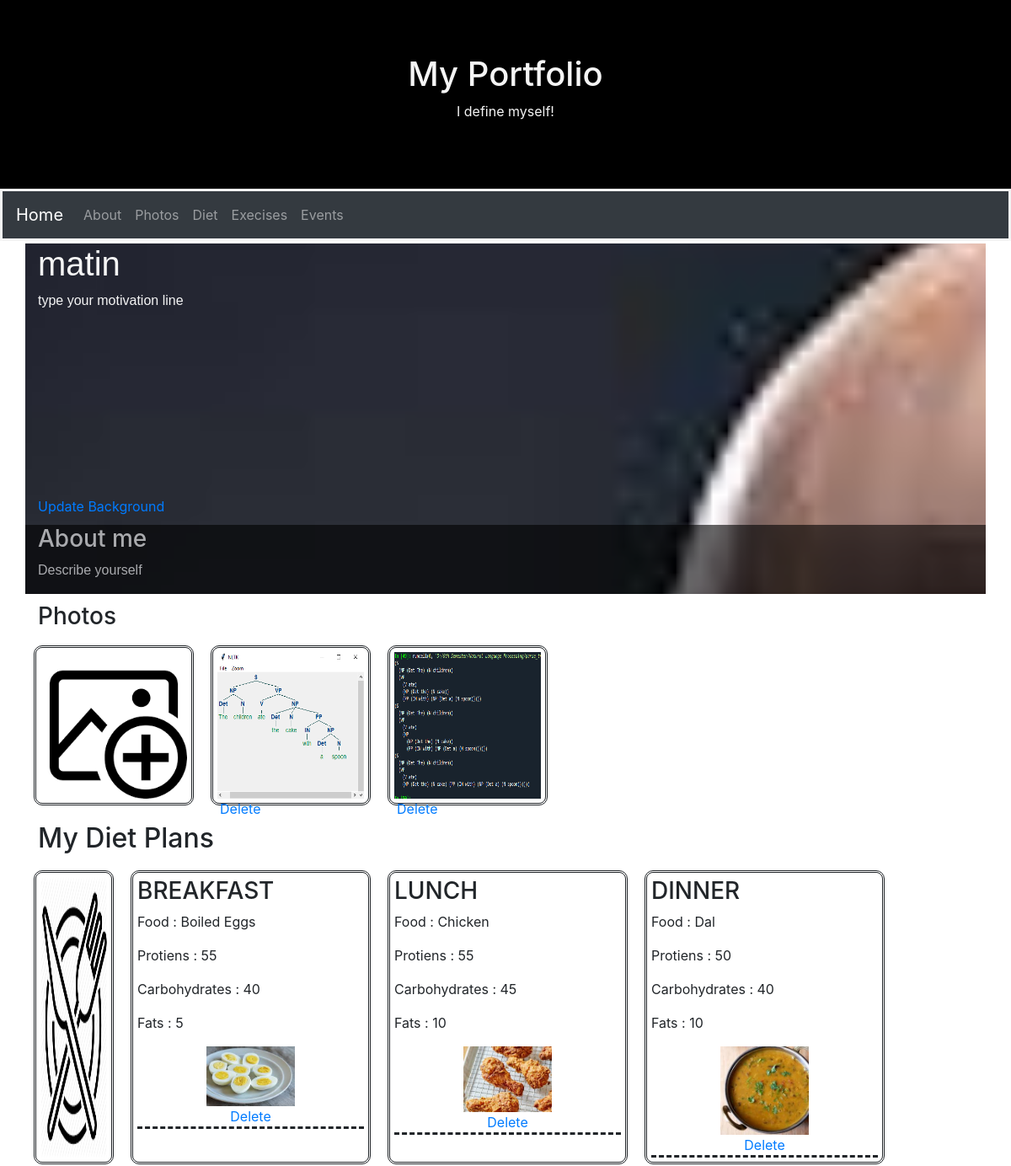
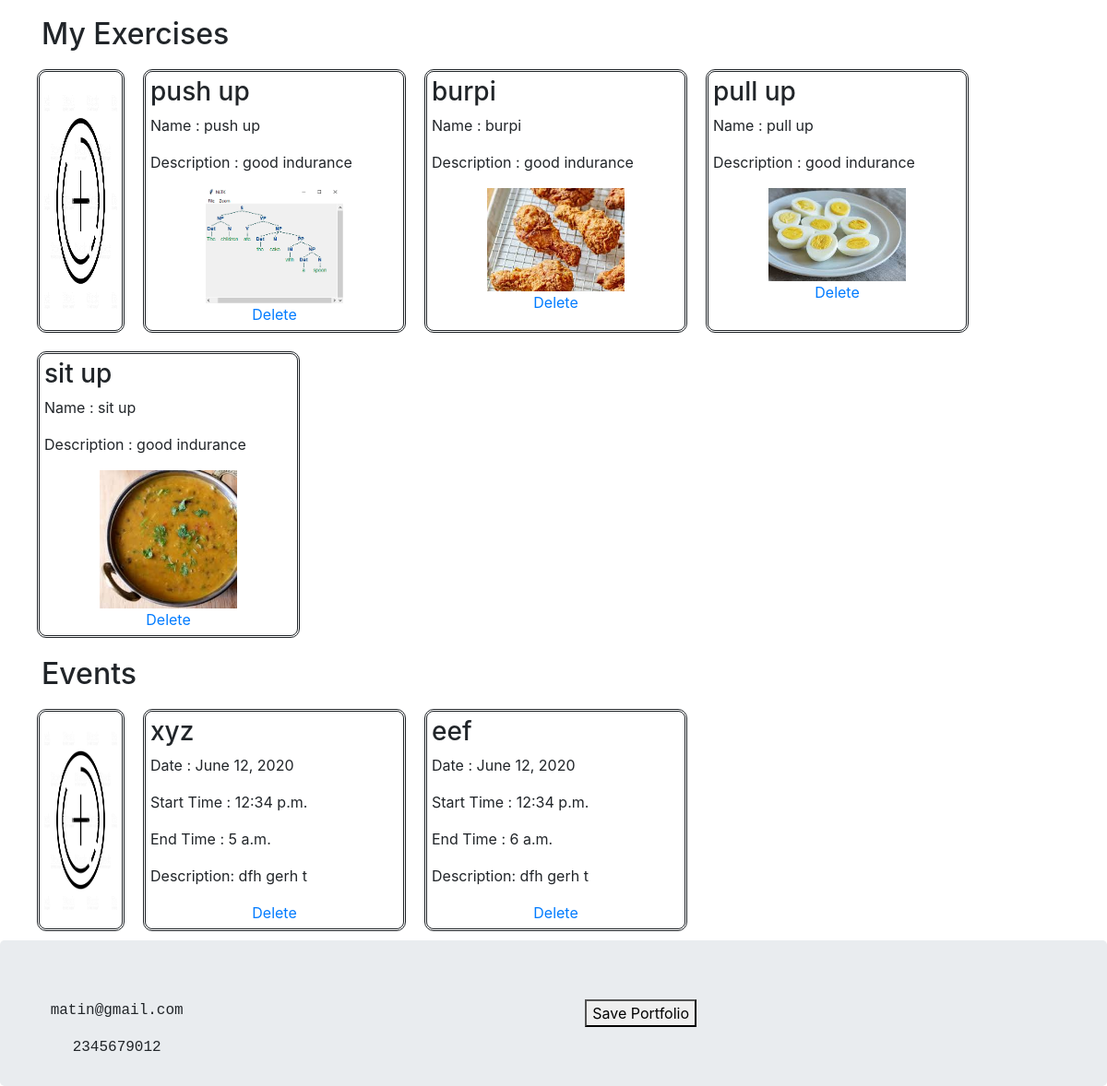
Page /Create_Portfolio/mypage1 on the committed database (2 pictures, top to bottom).
### Home/models.py (models this page shows)
class About_User(models.Model):
    USER_PROFILE_NUMBER = models.IntegerField(primary_key = True)
    USER_NAME= models.CharField(max_length = 20)
    USER_PHONE_NUMBER = models.CharField(max_length= 10)
    USER_EMAIL = models.EmailField()
    USER_DESCRIPTION = models.CharField(max_length = 1000)
    USER_MOTIVATION_LINE = models.CharField(max_length = 150)
    USER_PROFILE_IMAGE = models.ImageField(upload_to = 'USER_UPLOADS')
    USER = models.ForeignKey(User, on_delete=models.CASCADE)

class User_Image(models.Model):
    IMAGE = models.ImageField(upload_to = 'USER_Images')
    CAPTION_IMAGE = models.CharField(max_length = 50, blank=True)
    ABOUT_USER = models.ForeignKey(About_User,on_delete = models.CASCADE)

class Breakfast(models.Model):
    IMAGE = models.ImageField(upload_to = 'Breakfast')
    FOOD = models.CharField(max_length = 20)
    DESCRIPTION = models.CharField(max_length = 100)
    PROTIEN = models.IntegerField()
    CARBOHYDRATE = models.IntegerField()
    FATS = models.IntegerField()
    ABOUT_USER = models.ForeignKey(About_User, on_delete = models.CASCADE)

class Lunch(models.Model):
    IMAGE = models.ImageField(upload_to = 'Lunch')
    FOOD = models.CharField(max_length = 20)
    DESCRIPTION = models.CharField(max_length = 100)
    PROTIEN = models.IntegerField()
    CARBOHYDRATE = models.IntegerField()
    FATS = models.IntegerField()
    ABOUT_USER = models.ForeignKey(About_User, on_delete = models.CASCADE)

class Dinner(models.Model):
    IMAGE = models.ImageField(upload_to = 'Dinner')
    FOOD = models.CharField(max_length = 20)
    DESCRIPTION = models.CharField(max_length = 100)
    PROTIEN = models.IntegerField()
    CARBOHYDRATE = models.IntegerField()
    FATS = models.IntegerField()
    ABOUT_USER = models.ForeignKey(About_User, on_delete = models.CASCADE)

class Exercises(models.Model):
    IMAGE = models.ImageField(upload_to = 'Exercise')
    EXERCISE_NAME = models.CharField(max_length = 20)
    DESCRIPTION = models.CharField(max_length = 50)
    ABOUT_USER = models.ForeignKey(About_User,on_delete = models.CASCADE)

class Event(models.Model):
    EVENT_NAME = models.CharField(max_length = 20)
    EVENT_DATE = models.DateField()
    EVENT_START_TIME = models.TimeField()
    EVENT_END_TIME = models.TimeField()
    EVENT_DESCRIPTION = models.CharField(max_length = 250)
    ABOUT_USER = models.ForeignKey(About_User,on_delete = models.CASCADE)

### Home/views.py (the view)
# urls.py: path('Create_Portfolio/mypage<int:pk>', views.create_portfolio, name= 'mypage'),
def create_portfolio(request,pk):
    DATA = About_User.objects.get(USER_PROFILE_NUMBER = pk)
    Breakfasts = Breakfast.objects.filter(ABOUT_USER = pk)
    Lunches = Lunch.objects.filter(ABOUT_USER = pk)
    Dinners  = Dinner.objects.filter(ABOUT_USER = pk)
    Exercise = Exercises.objects.filter(ABOUT_USER = pk)
    Events = Event.objects.filter(ABOUT_USER = pk)
    User_Images = User_Image.objects.filter(ABOUT_USER = pk)
    return render(request,'mypage.html',{'DATA':DATA,'Breakfasts':Breakfasts,'Lunches':Lunches,'Dinner':Dinners,'Events':Events,'Exercises':Exercise,'User_Images':User_Images})

### templates/mypage.html (shortened to what this page needs)
<!DOCTYPE html>
<html lang="en">
<head>
  <link rel="stylesheet" href="https://maxcdn.bootstrapcdn.com/bootstrap/4.5.0/css/bootstrap.min.css">
</head>
<body>
<div class="jumbotron text-center" style = " border-radius: 0px; margin: 0px; background-color: black; color: whitesmoke;">
  <h1>My Portfolio</h1>
  <p>I define myself!</p>
</div>
<nav class="navbar navbar-expand-sm bg-dark navbar-dark" style="border-color: whitesmoke; border-style: solid;">
  <a class="navbar-brand" href="#">Home</a>
  <div class="collapse navbar-collapse" id="collapsibleNavbar">
    <ul class="navbar-nav">
      <li class="nav-item">
        <a class="nav-link" href="#about">About</a>
      </li>
      <li class="nav-item">
        <a class="nav-link" href="#photos">Photos</a>
      </li>
      <li class="nav-item">
        <a class="nav-link" href="#diet">Diet</a>
      </li>
      <li class="nav-item">
        <a class="nav-link" href="#execises">Execises</a>
      </li>
      <li class="nav-item">
        <a class="nav-link" href="#events">Events</a>
      </li>
    </ul>
  </div>
</nav>
<div class="container" style="margin-top: 3px;">
    <div class="row" style="background-image: url({{DATA.USER_PROFILE_IMAGE.url}}); background-attachment: fixed; background-size: cover;">
    <div class="col-sm-12" style="height:300px;">
        <div class="text" style="color: white;">
        <h1 id ="USER_NAME" contenteditable="True" style="color:whitesmoke; font-family: Arial, Helvetica, sans-serif;">{{DATA.USER_NAME}}</h1>
        <p id = "USER_MOTIVATION_LINE" contenteditable="True" style="color:whitesmoke; font-family: Arial, Helvetica, sans-serif;">{{DATA.USER_MOTIVATION_LINE}}</p>
        </div>
    </div>
    <div class="col-sm-12" style="color: white; ">
        <a href = "{{DATA.USER_PROFILE_NUMBER}}/update">Update Background</a>
    </div>
    <div class="col-sm-12" style=" color:white; background-color:black; opacity: 0.6; margin-top: 10px; ">
        <h3><a name = "about">About me</a></h3>
        <div class="text" style=" width: 50%; font-family: Arial, Helvetica, sans-serif ">
            <p id = "USER_DESCRIPTION" contenteditable="True">{{DATA.USER_DESCRIPTION}}</p>
        </div>
    </div>
    </div>
    <div class="row" style="margin-top: 10px;">
        <h3 class="col-sm-12"><a name="photos">Photos</a></h3>
        <div class="col-sm-2" style=" margin:10px ;padding: 5px; border-style: double; border-radius: 10px;">
            <img src="/media/upload_photo.png" width="100%" height="100%" id= "UPLOAD_IMAGE">
        </div>
        {% for Photo in User_Images %}
        <div class="col-sm-2" style=" margin:10px ;padding: 5px; border-style: double; border-radius: 10px;">
            <img src = "{{Photo.IMAGE.url}}"  width="100%" height="100%">
            <a href="{{Photo.id}}/delete_ph" style ="margin: 3px;">Delete</a>
        </div>
        {% endfor %}
    </div>
    <div class="row" style="margin-top: 10px;">
        <h2 class="col-sm-12"><a name="diet">My Diet Plans</a></h2>
        <div class="col-sm-1" style=" margin:10px ;padding: 5px; border-style: double; border-radius: 10px;">
                <img src="/media/food_icon.png" width="100%" height="100%" id="ADD_Diet">
        </div>
        <div class="col-sm-3" style=" margin:10px ; padding: 5px; border-style: double; border-radius: 10px;">
            <h3>BREAKFAST</h3>
            {% for BREAKFAST in Breakfasts %}
              <div style="border-bottom:dashed">
                <p>Food : {{BREAKFAST.FOOD}}</p>
                <p>Protiens : {{BREAKFAST.PROTIEN}}</p>
                <P>Carbohydrates : {{BREAKFAST.CARBOHYDRATE}}</P>
                <p>Fats : {{BREAKFAST.FATS}}</p>
                <center>
                <div class="col-sm-6">
                <img src = "{{BREAKFAST.IMAGE.url}}" width="100%" height="100%">
                </div>
                </center>
                <center>
                <a href="{{BREAKFAST.id}}/delete_bf" style ="margin: 3px;">Delete</a>
                </center>
              </div>
            {% endfor %}
        </div>
        <div class="col-sm-3" style="  margin:10px ; padding: 5px; border-style: double; border-radius: 10px;">
            <h3>LUNCH</h3>
            {% for LUNCH in Lunches %}
              <div style="border-bottom:dashed">
                <p>Food : {{LUNCH.FOOD}}</p>
                <p>Protiens : {{LUNCH.PROTIEN}}</p>
                <P>Carbohydrates : {{LUNCH.CARBOHYDRATE}}</P>
                <p>Fats : {{LUNCH.FATS}}</p>
                <center>
                <div class="col-sm-6">
                <img src = "{{LUNCH.IMAGE.url}}" width="100%" height="100%">
                </div>
                </center>
                <center>
                <a href="{{LUNCH.id}}/delete_lh" style ="margin: 3px;">Delete</a>
                </center>
                </div>
            {% endfor %}
        </div>
        <div class="col-sm-3" style=" margin:10px ; padding: 5px; border-style: double; border-radius: 10px;">
            <h3>DINNER</h3>
            {% for DINNER in Dinner %}
              <div style="border-bottom:dashed">
                <p>Food : {{DINNER.FOOD}}</p>
                <p>Protiens : {{DINNER.PROTIEN}}</p>
                <P>Carbohydrates : {{DINNER.CARBOHYDRATE}}</P>
                <p>Fats : {{DINNER.FATS}}</p>
                <center>
                <div class="col-sm-6">
                  <img src = "{{DINNER.IMAGE.url}}" width="100%" height="100%">
                </div>
                </center>
                <center>
                <a href="{{DINNER.id}}/delete_ph" style ="margin: 3px;">Delete</a>
                </center>
              </div>
            {% endfor %}
        </div>
  </div>
    <div class="row" style ="margin-top: 10px;">
        <h2 class="col-sm-12"><a name="execises">My Exercises</a></h2>
        <div class="col-sm-1" style=" margin:10px ;padding: 5px; border-style: double; border-radius: 10px;">
            <img src="/media/add.jpg" width="100%" height="100%" id = "ADD_Exercise">
        </div>
        {% for EXERCISE in Exercises %}
        <div class="col-sm-3" style=" margin:10px ;padding: 5px; border-style: double; border-radius: 10px;">
            <h3>{{EXERCISE.EXERCISE_NAME}}</h3>
                <p>Name : {{EXERCISE.EXERCISE_NAME}}</p>
                <p>Description : {{EXERCISE.DESCRIPTION}}</p>
                <center>
                <div class = "col-sm-8">
                  <img src = "{{EXERCISE.IMAGE.url}}" width="100%" height="100%">
                </div>
                </center>
                <center>
                <a href="{{EXERCISE.id}}/delete_ex" style ="margin: 3px;">Delete</a>
                </center>
        </div>
        {% endfor %}
    </div>
    <div class="row" style ="margin-top: 10px;">
        <h2 class="col-sm-12"><a name="events">Events</a></h2>
        <div class="col-sm-1" style=" margin:10px ;padding: 5px; border-style: double; border-radius: 10px;">
            <img src="/media/add.jpg" width="100%" height="100%" id = "ADD_Event">
        </div>
        {% for EVENT in Events %}
        <div class="col-sm-3" style=" margin:10px ;padding: 5px; border-style: double; border-radius: 10px;">
            <h3>{{EVENT.EVENT_NAME}}</h3>
                <p>Date : {{EVENT.EVENT_DATE}}</p>
                <P>Start Time : {{EVENT.EVENT_START_TIME}}</P>
                <p>End Time : {{EVENT.EVENT_END_TIME}}</p>
                <p>Description: {{EVENT.EVENT_DESCRIPTION}}</p>
                <center>
                <a href="{{EVENT.id}}/delete_ev" style ="margin: 3px;">Delete</a>
                </center>
        </div>
        {% endfor %}
    </div>
</div>
<div class="jumbotron text-center" style="margin-bottom:0">
  <div class = 'col-sm-2' style="float:left">
    <p id="USER_EMAIL" contenteditable="True" style = "font-family: monospace;">{{DATA.USER_EMAIL}}</p>
    <p id = "USER_PHONE_NUMBER"contenteditable = "True" style = "font-family: monospace;">{{DATA.USER_PHONE_NUMBER}}</p>
  </div>
  <button value="Save Portfolio" id = "Save_Portfolio">Save Portfolio</button>
</div>
</body>
</html>

### rows in the picture
About_User: USER_PROFILE_IMAGE (picture), USER_NAME "matin", USER_MOTIVATION_LINE "type your motivation line", USER_DESCRIPTION "Describe yourself", USER_EMAIL "matin@gmail.com", USER_PHONE_NUMBER "2345679012"
User_Image: IMAGE (picture)
User_Image: IMAGE (picture)
Breakfast: FOOD "Boiled Eggs", PROTIEN "55", CARBOHYDRATE "40", FATS "5", IMAGE (picture)
Lunch: FOOD "Chicken", PROTIEN "55", CARBOHYDRATE "45", FATS "10", IMAGE (picture)
Dinner: FOOD "Dal", PROTIEN "50", CARBOHYDRATE "40", FATS "10", IMAGE (picture)
Exercises: EXERCISE_NAME "push up", DESCRIPTION "good indurance", IMAGE (picture)
Exercises: EXERCISE_NAME "burpi", DESCRIPTION "good indurance", IMAGE (picture)
Exercises: EXERCISE_NAME "pull up", DESCRIPTION "good indurance", IMAGE (picture)
Exercises: EXERCISE_NAME "sit up", DESCRIPTION "good indurance", IMAGE (picture)
Event: EVENT_NAME "xyz", EVENT_DATE "June 12, 2020", EVENT_START_TIME "12:34 p.m.", EVENT_END_TIME "5 a.m.", EVENT_DESCRIPTION "dfh gerh t"
Event: EVENT_NAME "eef", EVENT_DATE "June 12, 2020", EVENT_START_TIME "12:34 p.m.", EVENT_END_TIME "6 a.m.", EVENT_DESCRIPTION "dfh gerh t"
